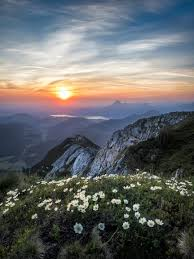
#> input picture DIP/DIP_Lab_406/Lab/353_lab_08/lab_08_python/nature.jpeg, 194 x 259 px
$ python periodic.py
#> lines starting #> are read from the running program, lines starting #| are printed output that depends on the picture; after the words box and inside, x2 and y2 are one past the last pixel; in counts of white or black regions, pixels touching at a corner belong together
import cv2
import numpy as np
import matplotlib.pyplot as plt
image = cv2.imread('nature.jpeg', 0)
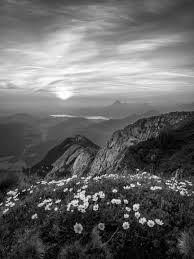
#> image: shape (259, 194); min 0, max 255, mean 102.8
dft = np.fft.fft2(image)
dft_shift = np.fft.fftshift(dft)
magnitude_spectrum = 20 * np.log(np.abs(dft_shift))
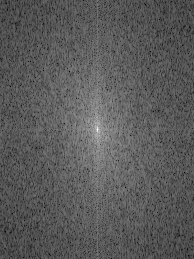
#> magnitude_spectrum: shape (259, 194) float64; min 70.38, max 309.1, mean 155.3; drawn with min black and max white
def notch_filter(dft_shift, center, radius=10):
#> called with dft_shift = array of shape (259, 194), center = (130, 130), radius = 15
    rows, cols = dft_shift.shape
#> rows = 259; cols = 194
    crow, ccol = int(rows / 2), int(cols / 2)
#> crow = 129; ccol = 97
    mask = np.ones((rows, cols), np.uint8)
    cv2.circle(mask, center, radius, 0, thickness=-1)
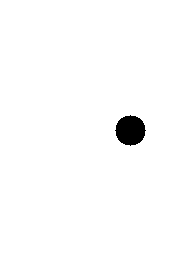
#> mask: shape (259, 194); values 0 (black) and 1 (white), 98.6% white; 1 black region, box (x1, y1, x2, y2) and area: (115, 115, 146, 146) 709
    fshift = dft_shift * mask
    return fshift
filtered_dft = notch_filter(dft_shift, (130, 130), radius=15)
filtered_dft = notch_filter(filtered_dft, (170, 170), radius=15)
#> call 2 of notch_filter, with dft_shift = array of shape (259, 194), center = (170, 170), radius = 15
#> in notch_filter (call 2), `cv2.circle(mask, center, radius, 0, thickness=-1)`:
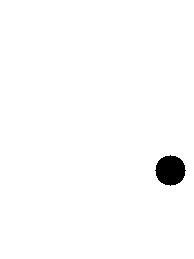
#> mask: shape (259, 194); values 0 (black) and 1 (white), 98.6% white; 1 black region, box (x1, y1, x2, y2) and area: (155, 155, 186, 186) 709
f_ishift = np.fft.ifftshift(filtered_dft)
img_back = np.fft.ifft2(f_ishift)
img_back = np.abs(img_back)
plt.figure(figsize=(12, 6))
plt.subplot(1, 3, 1), plt.imshow(image, cmap='gray'), plt.title('Original Image')
plt.subplot(1, 3, 2), plt.imshow(magnitude_spectrum, cmap='gray'), plt.title('Magnitude Spectrum')
plt.subplot(1, 3, 3), plt.imshow(img_back, cmap='gray'), plt.title('Filtered Image')
plt.show()
